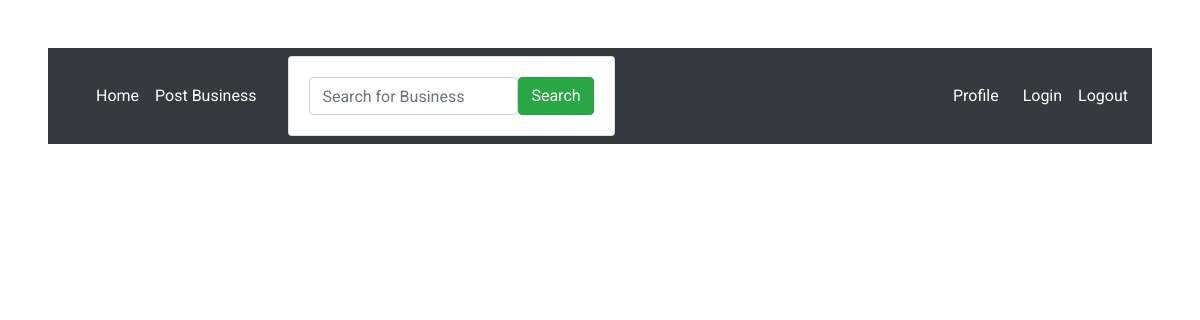
Before: /profile/ with the older database file.
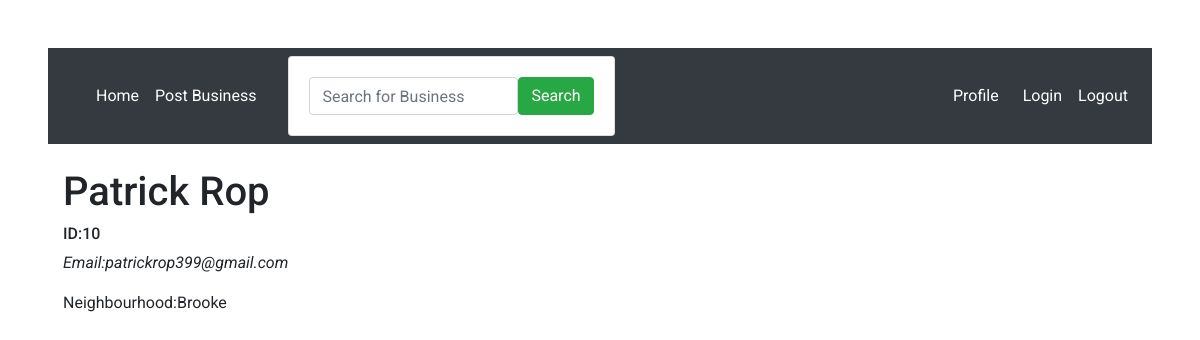
After: the same page with the newer database file.
### updateme/models.py (models this page shows, shortened)
class User(models.Model):
    name=models.CharField(max_length=50, null=True)
    id = models.IntegerField(primary_key=True)
    email = models.EmailField(max_length=30,null=True)
    neighbourhood = models.ForeignKey(NeighbourHood, on_delete=CASCADE, null=True)

class NeighbourHood(models.Model):
    name = models.CharField(max_length=30,null=False)
    location = models.CharField(max_length=30, null=False)
    admin = models.ForeignKey(Admin, on_delete=CASCADE, null=True)
    occupants_count = models.IntegerField(default=0, null=False)
    def __str__(self):
        return self.name

### updateme/views.py (the view)
# urls.py: path('profile/', views.profile, name='profile'),
def profile(request):
    users=User.objects.all()
    context={'users':users}
    return render(request,'profile.html',context)

### updateme/templates/profile.html
{% extends 'base.html'%}
{%block content%}
{% for user in users %}
<div class="container mt-4">
    <div class="row">
        <div class="col-md-4">
<h1> {{user.name}}</h1>
<h6> ID:{{user.id}}</h6>
<p><i> Email:{{user.email}}</i></p>
<p> Neighbourhood:{{user.neighbourhood}}</p>
        </div>
    </div>
</div>
{% endfor%}
{%endblock%}

Changed rows visible on the page:
added User: name "Patrick Rop", id "10", email "patrickrop399@gmail.com", neighbourhood "Brooke"
